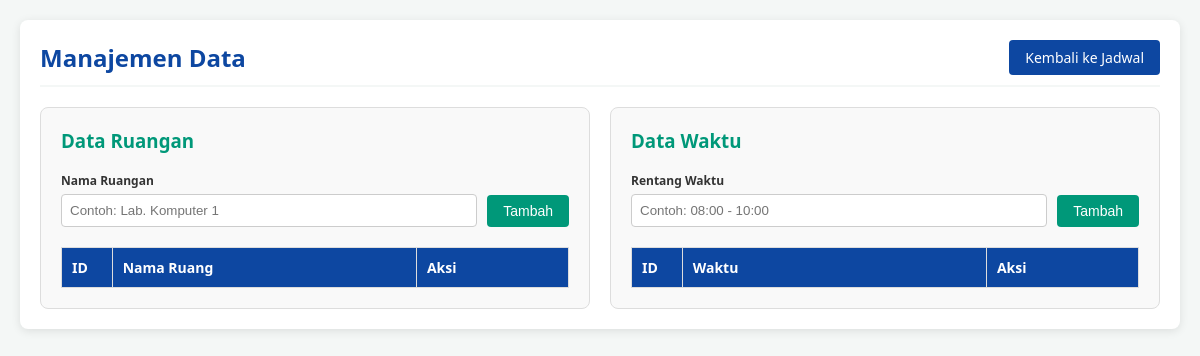
The app's page /staff/manajemen_data.php (signed in), older data.
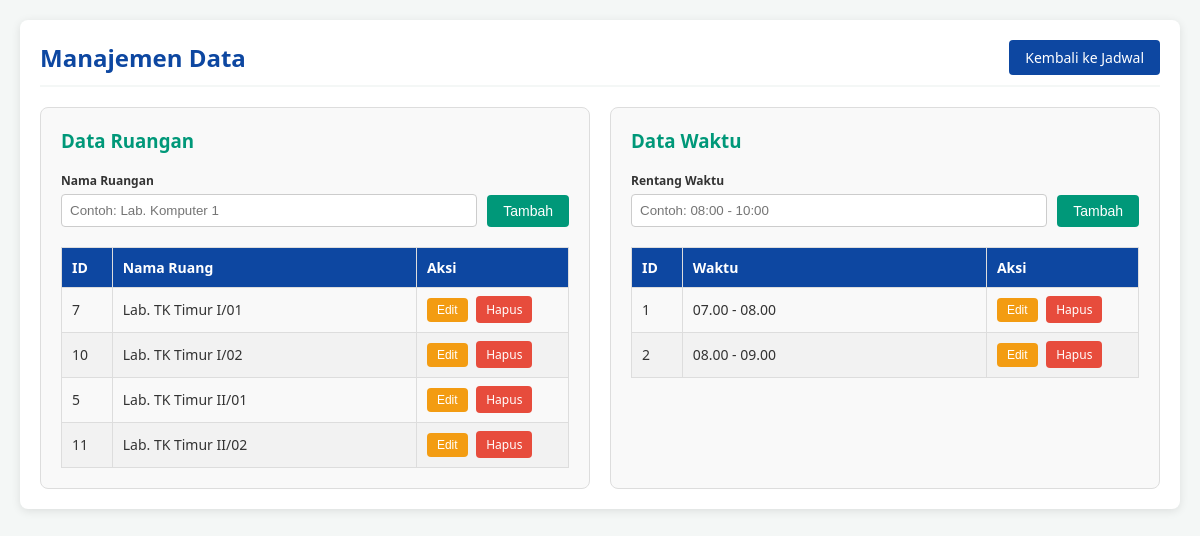
The same page, newer data.
### tables this page shows
CREATE TABLE `ruangan` (
  `id` int(11) NOT NULL,
  `ruang` varchar(100) NOT NULL
);

CREATE TABLE `waktu` (
  `id` int(11) NOT NULL,
  `jam_ke` int(11) NOT NULL,
  `waktu` varchar(50) NOT NULL
);

### staff/manajemen_data.php (the view, shortened to what this page needs)
<?php
 $ruang_arr = [];
 $ruang_q = mysqli_query($conn, "SELECT * FROM ruangan ORDER BY ruang ASC");
while ($row = mysqli_fetch_assoc($ruang_q)) { $ruang_arr[] = $row; }
 $waktu_arr = [];
 $waktu_q = mysqli_query($conn, "SELECT * FROM waktu ORDER BY id ASC");
while ($row = mysqli_fetch_assoc($waktu_q)) { $waktu_arr[] = $row; }
?>
<!DOCTYPE html>
<html lang="id">
<head>
</head>
<body>
<div class="container">
    <div class="header-section">
        <h2>Manajemen Data</h2>
        <a href="jadwal_ruang.php" class="btn btn-blue">Kembali ke Jadwal</a>
    </div>
    <div class="grid-container">
        <div class="card">
            <h3>Data Ruangan</h3>
            <form method="POST" class="form-inline">
                <div class="form-group">
                    <label>Nama Ruangan</label>
                    <input type="text" name="nama_ruang" placeholder="Contoh: Lab. Komputer 1" required>
                </div>
                <button type="submit" name="tambah_ruang" class="btn btn-green">Tambah</button>
            </form>
            <table>
                <thead>
                    <tr>
                        <th width="10%">ID</th>
                        <th width="60%">Nama Ruang</th>
                        <th width="30%">Aksi</th>
                    </tr>
                </thead>
                <tbody>
                    <?php foreach($ruang_arr as $r) { ?>
                    <tr>
                        <td><?= $r['id']; ?></td>
                        <td><?= htmlspecialchars($r['ruang']); ?></td>
                        <td>
                            <button onclick="editRuang(<?= $r['id']; ?>, '<?= htmlspecialchars($r['ruang'], ENT_QUOTES); ?>')" class="btn btn-edit">Edit</button>
                            <a href="?hapus_ruang=<?= $r['id']; ?>" onclick="return confirm('Yakin ingin menghapus ruangan ini?')" class="btn btn-delete">Hapus</a>
                        </td>
                    </tr>
                    <?php } ?>
                </tbody>
            </table>
        </div>
        <div class="card">
            <h3>Data Waktu</h3>
            <form method="POST" class="form-inline">
                <div class="form-group">
                    <label>Rentang Waktu</label>
                    <input type="text" name="waktu" placeholder="Contoh: 08:00 - 10:00" required>
                </div>
                <button type="submit" name="tambah_waktu" class="btn btn-green">Tambah</button>
            </form>
            <table>
                <thead>
                    <tr>
                        <th width="10%">ID</th>
                        <th width="60%">Waktu</th>
                        <th width="30%">Aksi</th>
                    </tr>
                </thead>
                <tbody>
                    <?php foreach($waktu_arr as $w) { ?>
                    <tr>
                        <td><?= $w['id']; ?></td>
                        <td><?= htmlspecialchars($w['waktu']); ?></td>
                        <td>
                            <button onclick="editWaktu(<?= $w['id']; ?>, '<?= htmlspecialchars($w['waktu'], ENT_QUOTES); ?>')" class="btn btn-edit">Edit</button>
                            <a href="?hapus_waktu=<?= $w['id']; ?>" onclick="return confirm('Yakin ingin menghapus waktu ini?')" class="btn btn-delete">Hapus</a>
                        </td>
                    </tr>
                    <?php } ?>
                </tbody>
            </table>
        </div>
    </div>
</div>
</body>
</html>

Row changes from the older to the newer data that the page shows:
added ruangan: id "7", ruang "Lab. TK Timur I/01"
added ruangan: id "10", ruang "Lab. TK Timur I/02"
added ruangan: id "5", ruang "Lab. TK Timur II/01"
added ruangan: id "11", ruang "Lab. TK Timur II/02"
added waktu: id "1", waktu "07.00 - 08.00"
added waktu: id "2", waktu "08.00 - 09.00"
